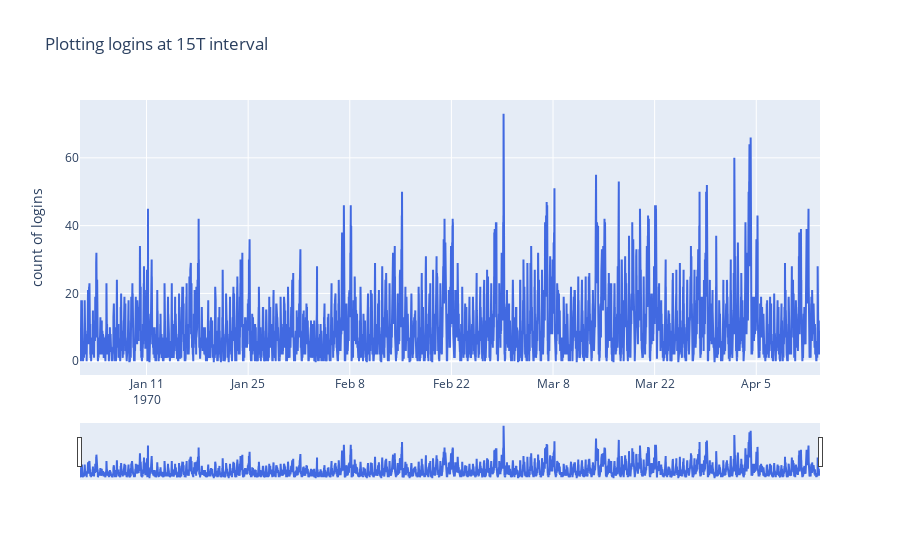
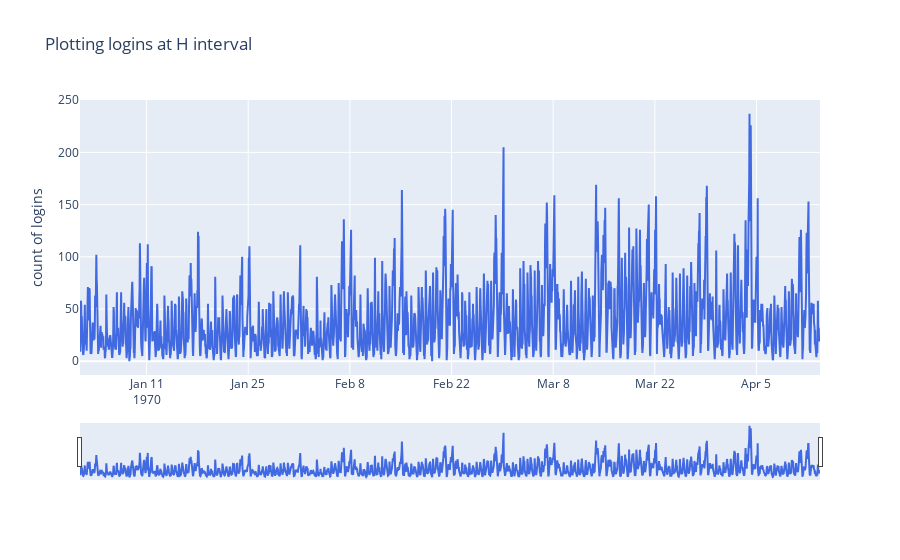
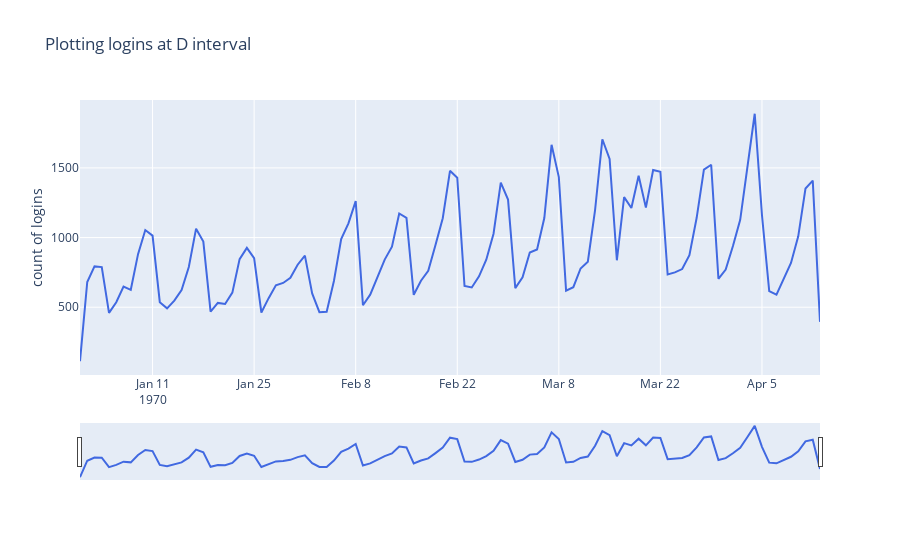
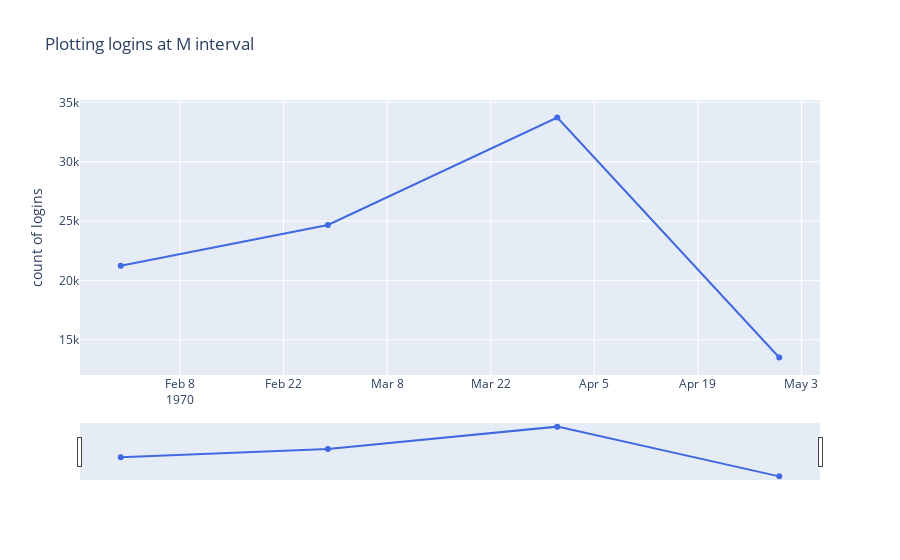

Notebook cell for these charts, in order:
### Code cell
# PLotting the 15mts resampled dataset
for ts in ['15T', 'H', 'D', 'M']:
    plot_ts(resample_logins(logins, ts)['count'], title = 'Plotting logins at '+ ts + ' interval', opacity = 1)

### Figure 1 — Plotly figure (JSON) as saved in the notebook; plotly's stock layout.template omitted (floating-point values rounded to 4 significant figures; data arrays with more than 128 entries replaced by an {"elided": "..."} marker saying what was removed)
{"data": [{"line": {"color": "royalblue"}, "name": "logins", "opacity": 1, "type": "scatter", "x": {"elided": "9788 str values"}, "y": {"elided": "9788 int values"}}], "layout": {"title": {"text": "Plotting logins at 15T interval"}, "xaxis": {"rangeslider": {"visible": true}}, "yaxis": {"title": {"text": "count of logins"}}}}

### Figure 2 — Plotly figure (JSON) as saved in the notebook; plotly's stock layout.template omitted (floating-point values rounded to 4 significant figures; data arrays with more than 128 entries replaced by an {"elided": "..."} marker saying what was removed)
{"data": [{"line": {"color": "royalblue"}, "name": "logins", "opacity": 1, "type": "scatter", "x": {"elided": "2447 str values"}, "y": {"elided": "2447 int values"}}], "layout": {"title": {"text": "Plotting logins at H interval"}, "xaxis": {"rangeslider": {"visible": true}}, "yaxis": {"title": {"text": "count of logins"}}}}

### Figure 3 — Plotly figure (JSON) as saved in the notebook; plotly's stock layout.template omitted (floating-point values rounded to 4 significant figures)
{"data": [{"line": {"color": "royalblue"}, "name": "logins", "opacity": 1, "type": "scatter", "x": ["1970-01-01T00:00:00", "1970-01-02T00:00:00", "1970-01-03T00:00:00", "1970-01-04T00:00:00", "1970-01-05T00:00:00", "1970-01-06T00:00:00", "1970-01-07T00:00:00", "1970-01-08T00:00:00", "1970-01-09T00:00:00", "1970-01-10T00:00:00", "1970-01-11T00:00:00", "1970-01-12T00:00:00", "1970-01-13T00:00:00", "1970-01-14T00:00:00", "1970-01-15T00:00:00", "1970-01-16T00:00:00", "1970-01-17T00:00:00", "1970-01-18T00:00:00", "1970-01-19T00:00:00", "1970-01-20T00:00:00", "1970-01-21T00:00:00", "1970-01-22T00:00:00", "1970-01-23T00:00:00", "1970-01-24T00:00:00", "1970-01-25T00:00:00", "1970-01-26T00:00:00", "1970-01-27T00:00:00", "1970-01-28T00:00:00", "1970-01-29T00:00:00", "1970-01-30T00:00:00", "1970-01-31T00:00:00", "1970-02-01T00:00:00", "1970-02-02T00:00:00", "1970-02-03T00:00:00", "1970-02-04T00:00:00", "1970-02-05T00:00:00", "1970-02-06T00:00:00", "1970-02-07T00:00:00", "1970-02-08T00:00:00", "1970-02-09T00:00:00", "1970-02-10T00:00:00", "1970-02-11T00:00:00", "1970-02-12T00:00:00", "1970-02-13T00:00:00", "1970-02-14T00:00:00", "1970-02-15T00:00:00", "1970-02-16T00:00:00", "1970-02-17T00:00:00", "1970-02-18T00:00:00", "1970-02-19T00:00:00", "1970-02-20T00:00:00", "1970-02-21T00:00:00", "1970-02-22T00:00:00", "1970-02-23T00:00:00", "1970-02-24T00:00:00", "1970-02-25T00:00:00", "1970-02-26T00:00:00", "1970-02-27T00:00:00", "1970-02-28T00:00:00", "1970-03-01T00:00:00", "1970-03-02T00:00:00", "1970-03-03T00:00:00", "1970-03-04T00:00:00", "1970-03-05T00:00:00", "1970-03-06T00:00:00", "1970-03-07T00:00:00", "1970-03-08T00:00:00", "1970-03-09T00:00:00", "1970-03-10T00:00:00", "1970-03-11T00:00:00", "1970-03-12T00:00:00", "1970-03-13T00:00:00", "1970-03-14T00:00:00", "1970-03-15T00:00:00", "1970-03-16T00:00:00", "1970-03-17T00:00:00", "1970-03-18T00:00:00", "1970-03-19T00:00:00", "1970-03-20T00:00:00", "1970-03-21T00:00:00", "1970-03-22T00:00:00", "1970-03-23T00:00:00", "1970-03-24T00:00:00", "1970-03-25T00:00:00", "1970-03-26T00:00:00", "1970-03-27T00:00:00", "1970-03-28T00:00:00", "1970-03-29T00:00:00", "1970-03-30T00:00:00", "1970-03-31T00:00:00", "1970-04-01T00:00:00", "1970-04-02T00:00:00", "1970-04-03T00:00:00", "1970-04-04T00:00:00", "1970-04-05T00:00:00", "1970-04-06T00:00:00", "1970-04-07T00:00:00", "1970-04-08T00:00:00", "1970-04-09T00:00:00", "1970-04-10T00:00:00", "1970-04-11T00:00:00", "1970-04-12T00:00:00", "1970-04-13T00:00:00"], "y": [112, 681, 793, 788, 459, 536, 648, 625, 881, 1054, 1014, 536, 492, 547, 624, 789, 1064, 971, 469, 531, 523, 605, 845, 926, 852, 462, 565, 657, 674, 711, 805, 870, 599, 464, 467, 688, 990, 1102, 1262, 514, 590, 719, 842, 935, 1173, 1142, 589, 690, 762, 946, 1139, 1479, 1430, 653, 642, 722, 841, 1028, 1395, 1273, 637, 714, 893, 914, 1140, 1666, 1434, 619, 644, 778, 827, 1199, 1706, 1565, 837, 1290, 1212, 1444, 1215, 1485, 1472, 735, 750, 774, 873, 1142, 1488, 1523, 704, 770, 939, 1127, 1504, 1889, 1162, 615, 590, 698, 818, 1009, 1352, 1409, 395]}], "layout": {"title": {"text": "Plotting logins at D interval"}, "xaxis": {"rangeslider": {"visible": true}}, "yaxis": {"title": {"text": "count of logins"}}}}

### Figure 4 — Plotly figure (JSON) as saved in the notebook; plotly's stock layout.template omitted (floating-point values rounded to 4 significant figures)
{"data": [{"line": {"color": "royalblue"}, "name": "logins", "opacity": 1, "type": "scatter", "x": ["1970-01-31T00:00:00", "1970-02-28T00:00:00", "1970-03-31T00:00:00", "1970-04-30T00:00:00"], "y": [21239, 24673, 33723, 13507]}], "layout": {"title": {"text": "Plotting logins at M interval"}, "xaxis": {"rangeslider": {"visible": true}}, "yaxis": {"title": {"text": "count of logins"}}}}
